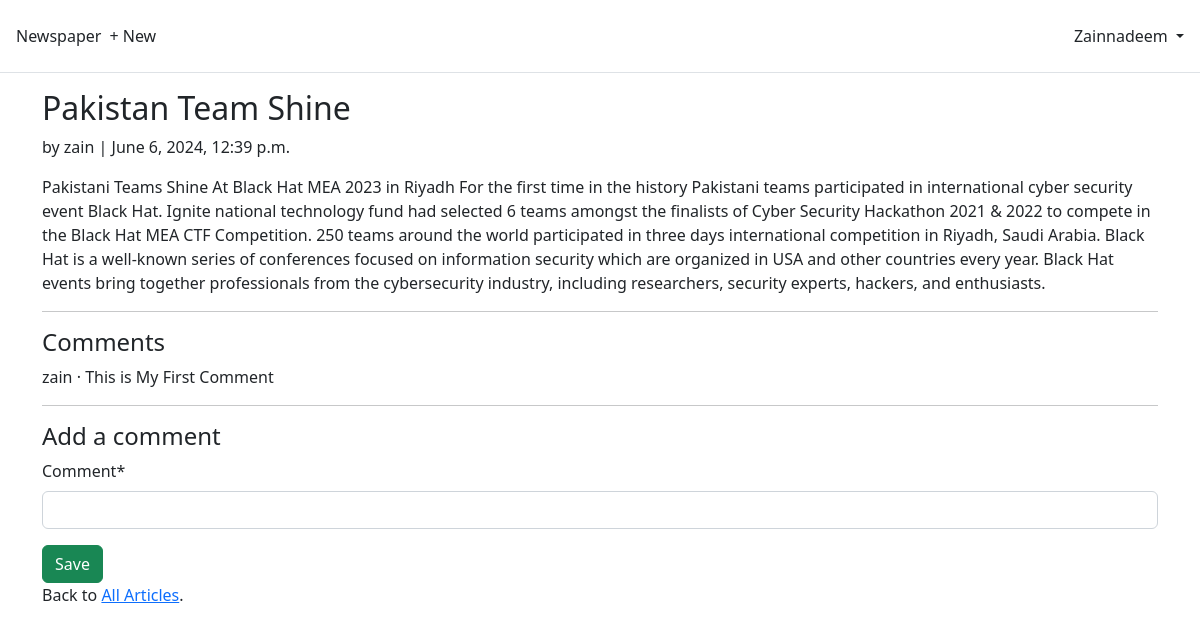
Screenshot of /articles/1/ (signed in) with the database file from the repository.
### accounts/models.py (models this page shows)
class CustomUser(AbstractUser):
 age = models.PositiveIntegerField(null=True, blank=True)

### articles/models.py (models this page shows, shortened)
class Article(models.Model):
 title = models.CharField(max_length=255)
 body = models.TextField()
 date = models.DateTimeField(auto_now_add=True)
 author = models.ForeignKey(
 settings.AUTH_USER_MODEL,
 on_delete=models.CASCADE,
 )

class Comment(models.Model): # new
 article = models.ForeignKey(Article, on_delete=models.CASCADE)
 comment = models.CharField(max_length=140)
 author = models.ForeignKey(
 settings.AUTH_USER_MODEL,
 on_delete=models.CASCADE,
 )
 def __str__(self):
  return self.comment

### articles/views.py (the view)
# urls.py: path("<int:pk>/", ArticleDetailView.as_view(),name="article_detail"), # new
class ArticleDetailView(LoginRequiredMixin, DetailView): # new
 model = Article
 template_name = "article_detail.html"
 def get_context_data(self, **kwargs): # new
  context = super().get_context_data(**kwargs)
  context["form"] = CommentForm()
  return context

### articles/forms.py
class CommentForm(forms.ModelForm):
 class Meta:
  model = Comment
  fields = ("comment",)

### templates/article_detail.html (shortened to what this page needs)
{% extends "base.html" %}
{% load crispy_forms_tags %}
{% block content %}
<div class="article-entry">
 <h2>{{ object.title }}</h2>
 <p>by {{ object.author }} | {{ object.date }}</p>
 <p>{{ object.body }}</p>
</div>
<hr>
<h4>Comments</h4>
{% for comment in article.comment_set.all %}
 <p>{{ comment.author }} &middot; {{ comment }}</p>
{% endfor %}
<hr>
<h4>Add a comment</h4>
<form action="" method="post">{% csrf_token %}
 {{ form|crispy }}
 <button class="btn btn-success ml-2" type="submit">Save</button>
</form>
<div>
 <p>Back to <a href="{% url 'article_list' %}">All Articles</a>.</p>
</div>
{% endblock content %}

### templates/base.html (shortened to what this page needs)
<!DOCTYPE html>
<html>
<head>
    <link href="https://cdn.jsdelivr.net/npm/bootstrap@5.2.3/dist/css/bootstrap.min.css" rel="stylesheet">
</head>
<body>
    <header class="p-3 mb-3 border-bottom">
        <div class="d-flex flex-wrap align-items-center justify-content-center justify-content-lg-start">
            <a class="navbar-brand" href="{% url 'home' %}">Newspaper</a>
            <ul class="nav col-12 col-lg-auto me-lg-auto mb-2 justify-content-center mb-md-0">
                {% if user.is_authenticated %}
                <li><a href="{% url 'article_new' %}" class="nav-link px-2 link-dark">+ New</a></li>
                {% endif %}
            </ul>
            {% if user.is_authenticated %}
            <div class="dropdown text-end">
                <a href="#" class="d-block link-dark text-decoration-none dropdown-toggle" id="dropdownUser1" data-bs-toggle="dropdown" aria-expanded="false">
                    {{ user.username }}
                </a>
            </div>
            {% else %}
            <div class="text-end">
                <a href="{% url 'login' %}" class="btn btn-outline-primary me-2">Log In</a>
                <a href="{% url 'signup' %}" class="btn btn-primary">Sign Up</a>
            </div>
            {% endif %}
        </div>
    </header>
    <main>
        <div class="container">
            {% block content %}
            {% endblock content %}
        </div>
    </main>
</body>
</html>

### rows the page displays
CustomUser: username "Zainnadeem"
Article: title "Pakistan Team Shine", author "zain", date "June 6, 2024, 12:39 p.m.", body "Pakistani Teams Shine At Black Hat MEA 2023 in Riyadh For the first time in the history Pakistani teams participated in international cyber security event Black Hat. Ignite national technology fund had selected 6 teams amongst the finalists of Cyber Security Hackathon 2021 & 2022 to compete in the Black Hat MEA CTF Competition. 250 teams around the world participated in three days international competition in Riyadh, Saudi Arabia. Black Hat is a well-known series of conferences focused on information security which are organized in USA and other countries every year. Black Hat events bring together professionals from the cybersecurity industry, including researchers, security experts,…"
Comment: author "zain", comment "This is My First Comment"
